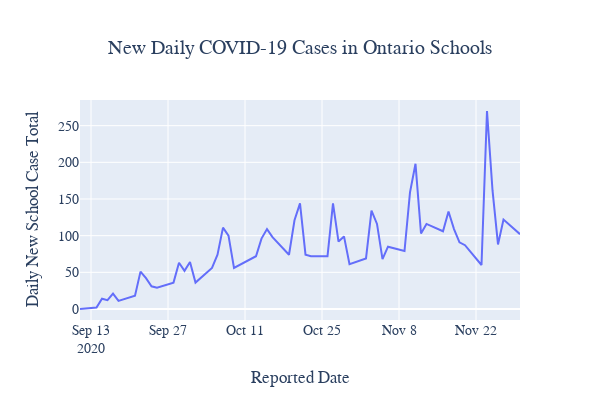

Notebook code cell kept with this figure:
### Code cell
fig = go.Figure([go.Scatter(x=df_sum.reported_date, y=df_sum.new_total_school_related_cases)])
fig.update_layout(
    width = 600, height = 400,
    xaxis_title = "Reported Date",
    yaxis_title = "Daily New School Case Total",
    title={
        'text' : "New Daily COVID-19 Cases in Ontario Schools",
        'y' : 0.9,
        'x' : 0.5,
        'xanchor': 'center',
        'yanchor': 'top'
        },
    font=dict(
        family = 'Arial',
        size = 14
        ))
fig.show()

### Figure 1 — Plotly figure (JSON) as saved in the notebook; plotly's stock layout.template omitted (floating-point values rounded to 4 significant figures)
{"data": [{"type": "scatter", "x": ["2020-09-11", "2020-09-14", "2020-09-15", "2020-09-16", "2020-09-17", "2020-09-18", "2020-09-21", "2020-09-22", "2020-09-23", "2020-09-24", "2020-09-25", "2020-09-28", "2020-09-29", "2020-09-30", "2020-10-01", "2020-10-02", "2020-10-05", "2020-10-06", "2020-10-07", "2020-10-08", "2020-10-09", "2020-10-13", "2020-10-14", "2020-10-15", "2020-10-16", "2020-10-19", "2020-10-20", "2020-10-21", "2020-10-22", "2020-10-23", "2020-10-26", "2020-10-27", "2020-10-28", "2020-10-29", "2020-10-30", "2020-11-02", "2020-11-03", "2020-11-04", "2020-11-05", "2020-11-06", "2020-11-09", "2020-11-10", "2020-11-11", "2020-11-12", "2020-11-13", "2020-11-16", "2020-11-17", "2020-11-18", "2020-11-19", "2020-11-20", "2020-11-23", "2020-11-24", "2020-11-25", "2020-11-26", "2020-11-27", "2020-11-30"], "y": [0, 2, 14, 12, 21, 11, 18, 51, 42, 31, 29, 36, 63, 52, 64, 36, 56, 74, 111, 100, 56, 72, 96, 109, 98, 74, 121, 144, 74, 72, 72, 144, 92, 99, 61, 69, 134, 116, 68, 85, 79, 159, 198, 103, 116, 106, 133, 109, 91, 87, 60, 270, 162, 88, 122, 102]}], "layout": {"font": {"family": "Arial", "size": 14}, "height": 400, "title": {"text": "New Daily COVID-19 Cases in Ontario Schools", "x": 0.5, "xanchor": "center", "y": 0.9, "yanchor": "top"}, "width": 600, "xaxis": {"autorange": true, "range": ["2020-09-11", "2020-11-30"], "title": {"text": "Reported Date"}, "type": "date"}, "yaxis": {"autorange": true, "range": [-15.0, 285], "title": {"text": "Daily New School Case Total"}, "type": "linear"}}}
